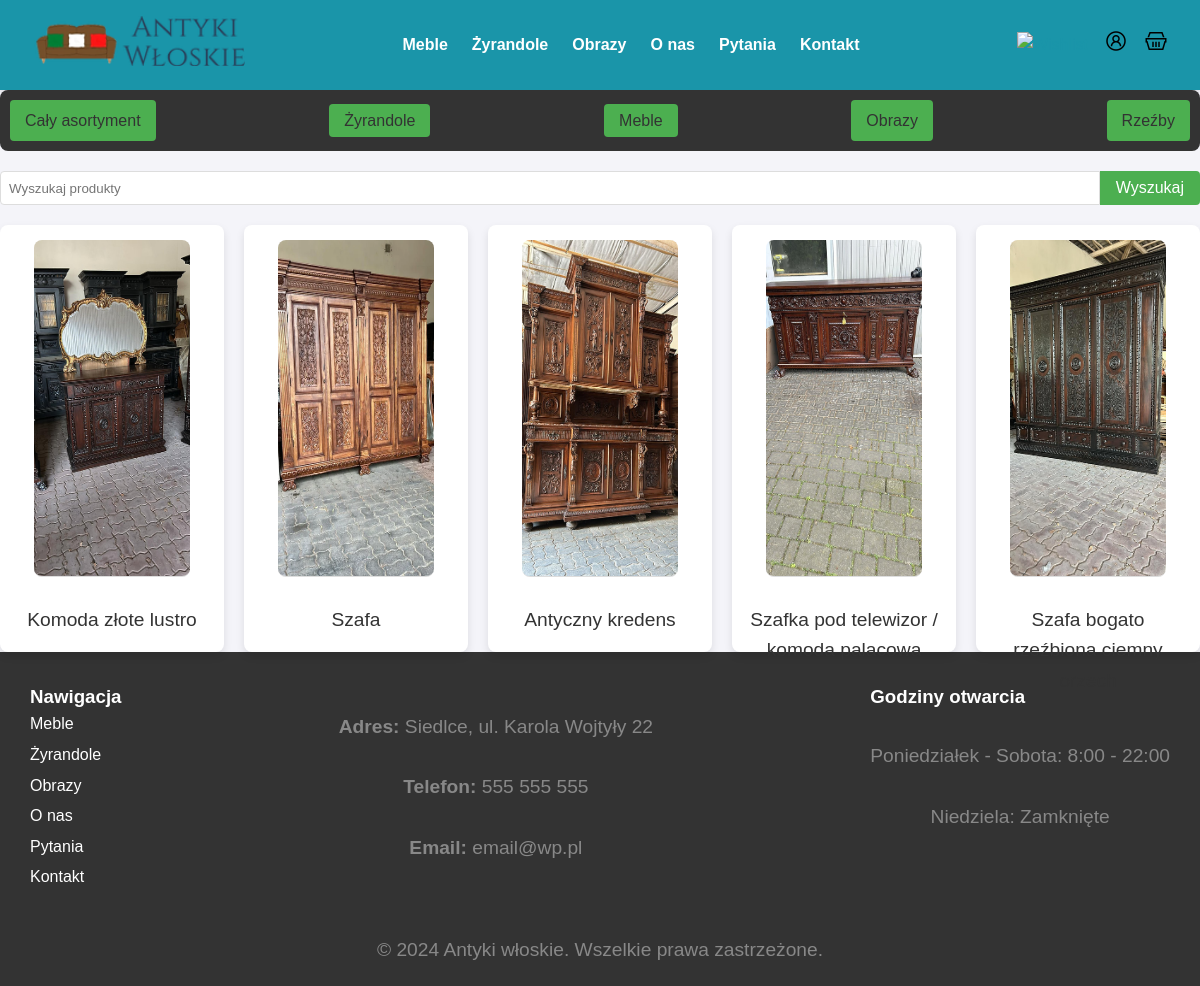
/products.php?idCat=2, run on the app's committed database.
### tables this page shows
CREATE TABLE `products` (
  `id` int(10) UNSIGNED NOT NULL,
  `idCategories` int(10) NOT NULL,
  `product_name` varchar(50) NOT NULL,
  `description` text NOT NULL,
  `image_main` varchar(50) NOT NULL,
  `idCondition` int(10) UNSIGNED NOT NULL,
  `price` decimal(10,2) NOT NULL,
  `height` int(11) NOT NULL,
  `width` int(11) NOT NULL
);

### products.php (the view, shortened to what this page needs)
<!DOCTYPE html>
<html lang="pl">
<head>
    <link rel="stylesheet" href="css/styles.css">
</head>
<body>
    <?php require("include/header.php"); ?>
    <nav class="category-nav">
        <a href="products.php">Cały asortyment</a>
        <div class="dropdown">
            <a href="products.php?idCat=1">Żyrandole</a>
        </div>
        <div class="dropdown">
            <a href="products.php?idCat=2">Meble</a>
        </div>
        <a href="products.php?idCat=3">Obrazy</a>
        <a href="products.php?idCat=4">Rzeźby</a>
    </nav>
    <div class="search-container">
        <form method="get">
            <input type="text" name="fraza" placeholder="Wyszukaj produkty" value="<?= isset($_GET['fraza']) ? htmlspecialchars($_GET['fraza']) : '' ?>">
            <button type="submit">Wyszukaj</button>
        </form>
    </div>
    <div class="product-list">
        <?php
        $categoryIds = [];
        if (isset($_GET["idCat"]) && is_numeric($_GET["idCat"])) {
            $categoryIds[] = $_GET["idCat"];
            $subCategoriesSql = "SELECT id FROM categories WHERE parent_id = ?";
            $subStmt = $conn->prepare($subCategoriesSql);
            $subStmt->bind_param("i", $_GET["idCat"]);
            $subStmt->execute();
            $subCategoriesResult = $subStmt->get_result();
            while ($subCatRow = $subCategoriesResult->fetch_object()) {
                $categoryIds[] = $subCatRow->id;
            }
        } elseif (isset($_GET["idSubCat"]) && is_numeric($_GET["idSubCat"])) {
            $categoryIds[] = $_GET["idSubCat"];
        }
        $sql = "SELECT id, product_name, image_main FROM products";
        if (!empty($categoryIds)) {
            $placeholders = implode(',', array_fill(0, count($categoryIds), '?'));
            $sql .= " WHERE idCategories IN ($placeholders)";
            $stmt = $conn->prepare($sql);
            $stmt->bind_param(str_repeat("i", count($categoryIds)), ...$categoryIds);
        } elseif (isset($_GET["fraza"])) {
            $sql .= " WHERE product_name LIKE ?";
            $stmt = $conn->prepare($sql);
            $fraza = "%{$_GET["fraza"]}%";
            $stmt->bind_param("s", $fraza);
        } else {
            $stmt = $conn->prepare($sql);
        }
        $stmt->execute();
        $result = $stmt->get_result();
        if ($result->num_rows > 0) {
            while ($row = $result->fetch_object()) {
                echo "
                    <div class='product-item'>
                        <a href='product_details.php?id={$row->id}'>
                            <img src='images/{$row->image_main}' alt='" . htmlspecialchars($row->product_name) . "'>
                            <header>" . htmlspecialchars($row->product_name) . "</header>
                        </a>
                    </div>
                ";
            }
        } else {
            echo "<p class='no-results'>Brak wyników</p>";
        }
        ?>
    </div>
    <?php require("include/footer.php"); ?>
</body>
</html>

### include/header.php (shortened to what this page needs)
<!DOCTYPE html>
<html lang="pl">
<head>
   <link rel="stylesheet" href="css/styles.css">
</head>
<body>
<div class="navigation">
    <nav>
        <a href="main.php"><img src="images/Logo.webp" alt="Logo" class="logo"></a>
        <ul class="nav-links">
            <li><a href="products.php?idCat=2">Meble</a></li>
            <li><a href="products.php?idCat=1">Żyrandole</a></li>
            <li><a href="products.php?idCat=3">Obrazy</a></li>
            <li><a href="about_us.php">O nas</a></li>
            <li><a href="questions.php">Pytania</a></li>
            <li><a href="contact.php">Kontakt</a></li>
        </ul>
        <div class="icons">
            <a href="wishlist.php"><img src="images/icons8-love-96.png" alt="Wishlist"></a>
            <a href="account.php"><img src="images/icons8-account-96.png" alt="Account"></a>
            <a href="cart.php"><img src="images/icons8-basket-96.png" alt="Basket"></a>
        </div>
    </nav>
</div>
</body>
</html>

### include/footer.php
<div class="footer">
    <div class="footer-container">
        <div class="footer-nav">
            <h3>Nawigacja</h3>
            <ul>
                <li><a href="products.php?idCat=2">Meble</a></li>
                <li><a href="products.php?idCat=1">Żyrandole</a></li>
                <li><a href="products.php?idCat=3">Obrazy</a></li>
                <li><a href="about_us.php">O nas</a></li>
                <li><a href="questions.php">Pytania</a></li>
                <li><a href="contact.php">Kontakt</a></li>
            </ul>
        </div>
        <div class="footer-contact">
            <p><strong>Adres:</strong> Siedlce, ul. Karola Wojtyły 22</p>
            <p><strong>Telefon:</strong> 555 555 555</p>
            <p><strong>Email:</strong> email@wp.pl</p>
        </div>
        <div class="footer-hours">
            <h3>Godziny otwarcia</h3>
            <p>Poniedziałek - Sobota: 8:00 - 22:00</p>
            <p>Niedziela: Zamknięte</p>
        </div>
    </div>
    <div class="footer-bottom">
        <p>© 2024 Antyki włoskie. Wszelkie prawa zastrzeżone.</p>
    </div>
</div>

### css/styles.css (style rules this page uses)
* { margin: 0; padding: 0; box-sizing: border-box; }
body { font-family: 'Arial', sans-serif; background-color: #f4f4f9; color: #333; line-height: 1.6; height: auto; }
.navigation { background-color: #1a95a9; padding: 1rem 2rem; box-shadow: 0 2px 4px rgba(0, 0, 0, 0.1); }
nav { display: flex; align-items: center; justify-content: space-between; }
.logo { height: 50px; }
.nav-links { list-style: none; display: flex; gap: 1.5rem; }
.nav-links a { color: white; font-weight: bold; text-decoration: none; }
.icons { display: flex; align-items: center; gap: 1rem; }
.icons img { height: 24px; }
.category-nav { display: flex; gap: 15px; padding: 10px; background-color: #333; border-radius: 8px; margin-bottom: 20px; }
.category-nav a { color: white; text-decoration: none; padding: 8px 15px; background-color: #4CAF50; border-radius: 4px; transition: background 0.3s; }
.search-container { display: flex; align-items: center; justify-content: space-between; margin-bottom: 20px; }
.search-container form { flex: 1; display: flex; }
.search-container input[type="text"] { padding: 8px; width: 100%; border: 1px solid #ddd; border-radius: 4px 0 0 4px; }
.search-container button { padding: 8px 16px; border: none; background-color: #4CAF50; color: white; cursor: pointer; border-radius: 0 4px 4px 0; transition: background 0.3s; }
.product-list { display: grid; grid-template-columns: repeat(auto-fit, minmax(220px, 1fr)); gap: 20px; }
.product-item { text-align: center; background-color: #fff; padding: 15px; border-radius: 8px; box-shadow: 0 4px 8px rgba(0, 0, 0, 0.1); transition: transform 0.3s, box-shadow 0.3s; }
.product-item img { width: 100%; height: auto; border-radius: 8px; margin-bottom: 10px; }
.product-item header { font-size: 1.2em; color: #333; text-decoration: none; margin-top: 10px; }
.category-nav { display: flex; gap: 20px; }
.dropdown { position: relative; }
.category-nav { display: flex; gap: 15px; }
.category-nav a { text-decoration: none; color: #333333; }
.dropdown { position: relative; display: inline-block; }
.footer { background-color: #333; color: #fff; padding: 20px; }
.footer-container { display: flex; justify-content: space-between; flex-wrap: wrap; }
.footer-nav, .footer-contact, .footer-hours { margin: 10px; }
.footer-nav ul { list-style: none; padding: 0; }
.footer-nav ul li { margin-bottom: 5px; }
.footer-nav ul li a { color: #fff; text-decoration: none; }
.footer-bottom { text-align: center; margin-top: 20px; font-size: 14px; }
a { color: #1a95a9; text-decoration: none; }
button { background-color: #ff4d4d; color: white; border: none; padding: 10px 15px; font-size: 1rem; border-radius: 5px; cursor: pointer; }
p { text-align: center; font-size: 1.2rem; color: #888; margin-top: 30px; }
.product-item img { width: 80%; height: 85%; object-fit: fill; border-bottom: 1px solid #ddd; }

### data on the page
products: image_main (picture), product_name "Komoda złote lustro"
products: image_main (picture), product_name "Szafa"
products: image_main (picture), product_name "Antyczny kredens"
products: image_main (picture), product_name "Szafka pod telewizor / komoda palacowa"
products: image_main (picture), product_name "Szafa bogato rzeźbiona ciemny orzech"
